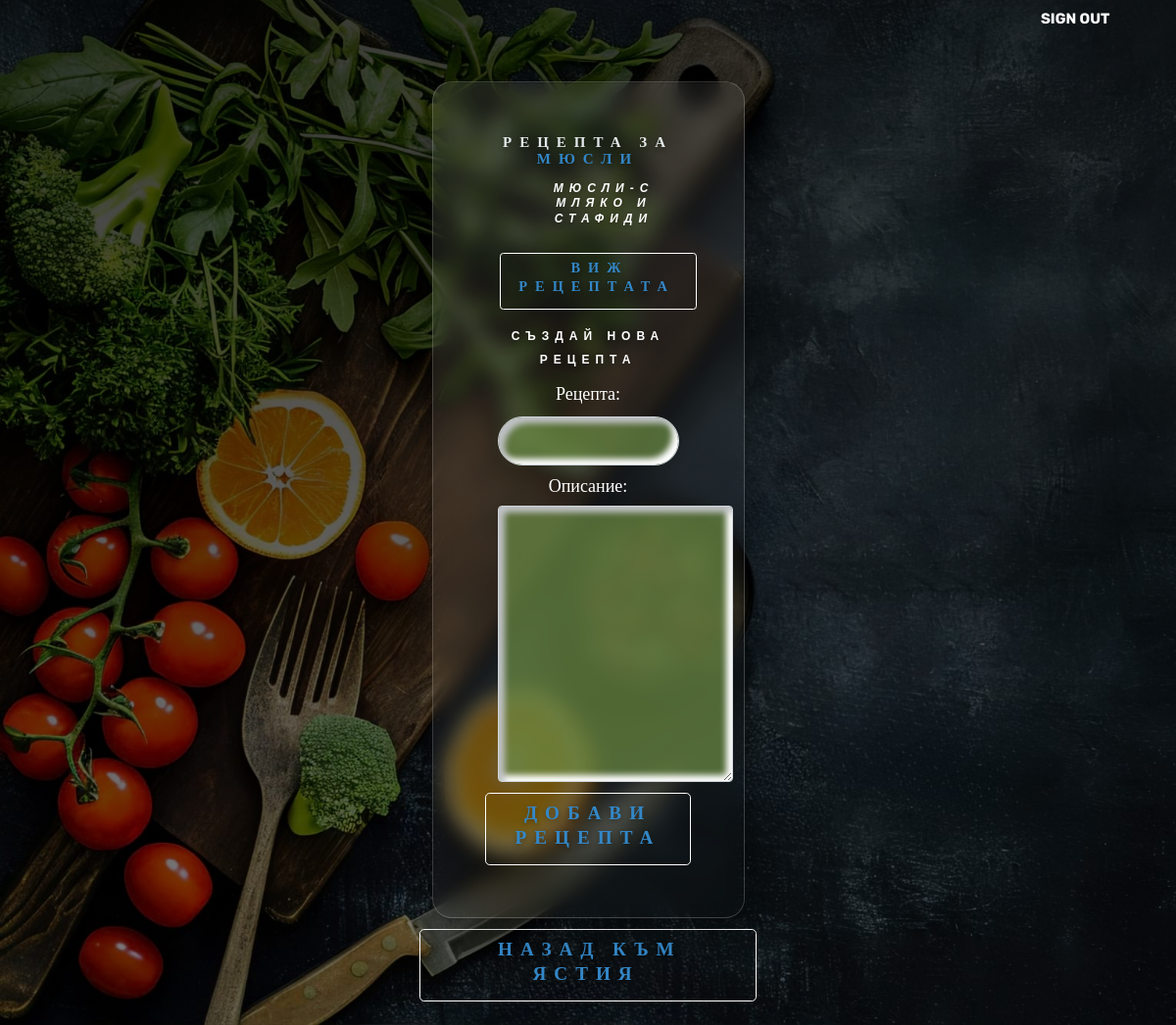
The app's page /recipes/1/recipes/ (signed in) with its own data.
### menu_planning/planning/models.py (models this page shows, shortened)
class Dish(models.Model):
    meal = models.ForeignKey('Meal', on_delete=models.CASCADE, related_name='dishes')
    description = models.TextField(blank=True, null=True)
    name = models.CharField(max_length=100)

class Recipe(models.Model):
    dish = models.ForeignKey(Dish, on_delete=models.CASCADE, related_name='recipes')
    name = models.CharField(max_length=100)
    description = models.TextField(blank=False, null=False)
    products = models.ManyToManyField(Product, through='RecipeProduct')

### menu_planning/planning/views.py (the view, shortened to what this page needs)
# urls.py: path('recipes/<int:pk>/recipes/', views.RecipeListView.as_view(), name='recipe_list'),
class RecipeListView(CustomLoginRequiredMixin, ErrorRedirectMixin, views.DetailView):
    model = Dish
    template_name = 'recipe.html'
    context_object_name = 'dish'
    def get_context_data(self, **kwargs):
        context = super().get_context_data(**kwargs)
        context['recipes'] = self.object.recipes.all()
        context['form'] = RecipeForm()
        return context

### menu_planning/planning/forms.py
class RecipeForm(forms.ModelForm):
    def __init__(self, *args, **kwargs):
        super().__init__(*args, **kwargs)
        self.__clear_fields_helper_text()
        for field_name in ['name', 'description']:
            self.fields[field_name].help_text = None
    def __clear_fields_helper_text(self):
        for field in self.fields.values():
            field.help_text = None
            field.widget.attrs['class'] = 'form-control'
    class Meta:
        model = Recipe
        fields = ['name', 'description']
        labels = {'name': 'Рецепта',
                  'description': 'Описание'}

### menu_planning/users/mixins.py (called while the page is built, shortened)
    def dispatch(self, request, *args, **kwargs):
        if request.user.is_superuser:
            return super().dispatch(request, *args, **kwargs)

    def dispatch(self, request, *args, **kwargs):
        if not self.request.user.is_authenticated:
            return self.handle_no_permission()
        return super().dispatch(request, *args, **kwargs)

### templates/recipe.html (shortened to what this page needs)
{% extends 'navbar.html' %}
{% load static %}
{% block header %}
    <section id="index-headline">
        <div class="index-message">
            <div class="plant-card">
                <h1>Рецепта за <span>{{ dish.name }}</span></h1>
                <h5>
                    {% for recipe in recipes %}
                        <ol><em>{{ recipe.name }}-{{ recipe.description }}</em></ol><br>
                        <button>
                            <h1>
                                <a href="{% url 'recipe_detail' recipe.id %}"><span>Виж рецептата</span></a>
                            </h1>
                        </button>
                    {% empty %}
                        <li>Няма налични рецепти за това ястие.</li>
                    {% endfor %}
                </h5>
                <h5><span>Създай нова рецепта</span></h5>
                <form method="post" action="{% url 'recipe_list' dish.id %}">
                    {{ form.as_p }}
                    <button type="submit"><h1><span>Добави рецепта</span></h1></button>
                </form>
            </div>
            <button>
                <h1>
                    <a href="{% url 'dishes' dish.meal.id %}"><span>Назад към ястия</span></a>
                </h1>
            </button>
        </div>
    </section>
{% endblock header %}

### static/css/landing.css (style rules this page uses)
body { height: 100%; color: white; }
button { color: white; padding: 5px 25px; background-color: inherit; border: none; border-radius: 50px; cursor: pointer; transition: all 0.3s ease; }

### static/css/forms.css (style rules this page uses)
label, input, select, textarea { display: block; width: 100%; padding: 0; border: none; outline: none; box-sizing: border-box; color: white; }
label { margin-bottom: 8px; font-size: 18px; color: white; margin-top: 10px; font-family: Georgia, 'Times New Roman', Times, serif; }
input[type="number"], input[type="password"], input[type="email"], input[type="text"], input[type="url"] { background: #6d8d46b5; padding: 20px 20px 20px 20px; height: 50px; margin-top: 10px; font-size: 17px; border-radius: 50px; box-shadow: inset 6px 6px 6px #c0c2c5, inset -6px -6px 6px white; }
#id_description { background: #6d8d46b5; padding: 20px 20px 20px 20px; }
textarea { width: 100%; min-width: 20vw; min-height: 7em; border: 2px solid #86a480; border-radius: 0.7em; font-size: 17px; border-bottom-color: #ecf0f3; background-color: #ecf0f3; border-right-color: #ecf0f3; margin-top: 7px; box-shadow: inset 6px 6px 6px #c0c2c5, inset -6px -6px 6px white; }

### static/css/main.css (style rules this page uses)
html { font-family: Arial, sans-serif; font-size: 16px; box-sizing: border-box; }
*, *::before, *::after { margin: 0 auto; padding: 0; box-sizing: inherit; line-height: 1.3; }
h1, h2, h4, h5, h6 { padding: 0.2em 1rem; }
p, div { margin: 0 1em 0.5em 1em; }
ol, ul { margin: 0 1rem; }
button { font-weight: bold; padding: 0.2em; margin: 0.2em; border: 1px solid white; border-radius: 0.3em; background-color: transparent; }
a { margin: 0.2em; text-decoration: none; font-weight: bold; color: initial; }
#index-headline { width: auto; justify-content: right; padding: 25px 15px 20px; position: relative; box-sizing: border-box; text-align: center; }
#index-headline .index-message { display: inline-block; z-index: 999; margin: 0 auto; left: 0; top: 40%; text-align: center; width: 30% }
.index-message h1 { color: #ffffff; font-size: 120%; line-height: 1; font-weight: 700; letter-spacing: 8px; word-spacing: normal; text-transform: uppercase; text-shadow: 0 2px 5px rgba(0, 0, 0, 0.3); font-family: 'Abril Fatface', cursive; }
.index-message h5 { color: #ffffff; font-size: 75%; line-height: 2; font-weight: 700; letter-spacing: 6px; word-spacing: normal; text-transform: uppercase; text-shadow: 0 2px 5px rgba(0, 0, 0, 0.3); font-family: 'Helvetica', sans-serif; }
.plant-card { background: linear-gradient(135deg, rgba(255, 255, 255, 0.1), rgba(255, 255, 255, 0)); backdrop-filter: blur(10px); -webkit-backdrop-filter: blur(10px); border-radius: 20px; border: 1px solid rgba(255, 255, 255, 0.18); box-shadow: 0 8px 32px rgba(0, 0, 0, 0.37); margin-top: 20px; padding: 50px; background-position: right 35% bottom 45%; box-sizing: border-box; float: inherit; height: auto; }
.plant-card>h3, .plant-card>h1 { color: #E2E8EA; text-align: center; }
.plant-card>h1 { font-size: 15px; }

### static/css/navigation.css (style rules this page uses)
body { background: linear-gradient(rgba(0, 0, 0, 0.76), rgba(0, 0, 0, 0.5)), url('food_board_2.jpg'); background-attachment: fixed; background-size: cover; }
h1 span { color: #3387C7; }

### records on screen
Dish: name "МЮСЛИ"
Recipe: name "МЮСЛИ", description "С МЛЯКО И СТАФИДИ"
